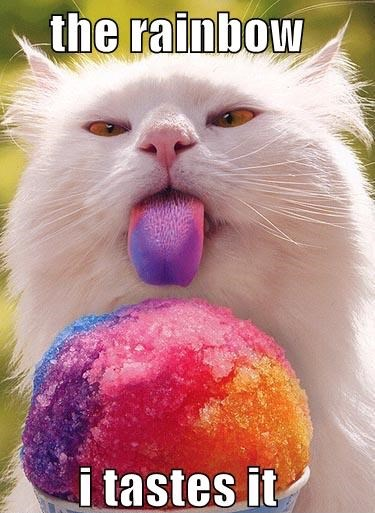
#> input picture lolcat-master/ass/nom.jpg, 375 x 513 px
$ python s.py lolcat-master/ass/nom.jpg lolcat-master/ass/nom.jpg
#> lines starting #> are read from the running program, lines starting #| are printed output that depends on the picture
#!/usr/bin/python3
from PIL import Image
import sys
import os

ascii_char  =list("/\|()1{}$@B%8&WM#ZO0QLCJUYX*hkbdpqwmoahkbdpqwmzcvunxrjft[]?-_+~<>i!lI;:,\"^`'. ")
imgname = sys.argv[1]
#output = sys.argv[2]
output = "a.txt"
width =60
height=35

def get_char(r,g,b,alpha= 256):
    length = len(ascii_char)
    gray = int(0.2126 * r + 0.7152 * g + 0.0722 * b)
    unitcount  = (256.0+1)/length
    return  ascii_char[int(gray/unitcount)]

img  = Image.open(imgname)
#> img is the input picture: PIL image 375x513 RGB; mean R, G, B 186.6, 143.5, 138.3
img  = img.resize((width,height),Image.NEAREST)
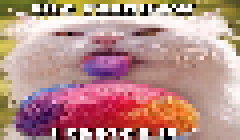
#> img: PIL image 60x35 RGB (shown 4 times larger); mean R, G, B 185.1, 142.1, 137.2

txt = ""

for i in range(height):
    for j in range(width):
      txt += get_char(*img.getpixel((j,i)))
    txt += '\n'

with open(output,'w') as f:
    f.write(txt)

sy = "cat "
sy += output
sy += " | lolcat"
os.system(sy)
rmsy = "rm "
rmsy += output
os.system(rmsy)
